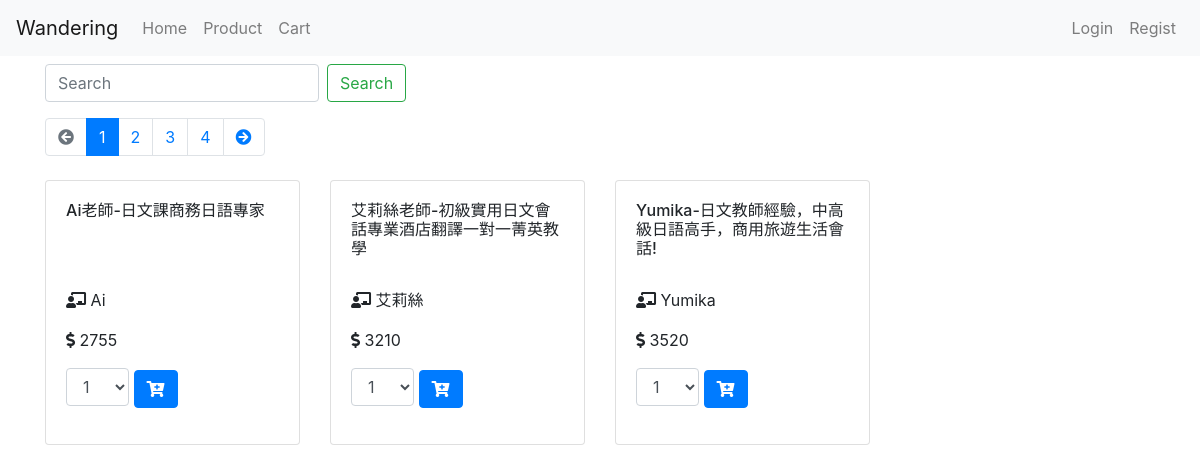
The app's page /product-list.php with its own data.
### tables this page shows
CREATE TABLE `course` (
  `sid` int(11) NOT NULL,
  `teacher_sid` varchar(255) NOT NULL,
  `course_category` varchar(255) NOT NULL,
  `course_name` varchar(255) NOT NULL,
  `course_img` varchar(255) NOT NULL,
  `course_price` int(11) NOT NULL,
  `course_data` date NOT NULL,
  `hours` int(11) NOT NULL,
  `course_introduction` text NOT NULL,
  `created_at` datetime NOT NULL
);

CREATE TABLE `member` (
  `sid` int(11) NOT NULL,
  `identity` tinyint(1) NOT NULL,
  `_avatar` varchar(255) DEFAULT NULL,
  `_name` varchar(255) NOT NULL,
  `_nickname` varchar(255) NOT NULL,
  `_email` varchar(255) NOT NULL,
  `_password` varchar(255) NOT NULL,
  `_birth` date DEFAULT NULL,
  `_gender` int(2) DEFAULT NULL,
  `language` varchar(255) DEFAULT NULL,
  `nationality` varchar(255) DEFAULT NULL,
  `_created-date` date NOT NULL DEFAULT current_timestamp()
);

### product-list.php (the view, shortened to what this page needs)
<?php include __DIR__ . '/mod/initialization.php' ?>
<?php
$keyword = isset($_GET['keyword']) ? $_GET['keyword'] : '';
$where = ' WHERE 1 ';
$hbq = [];
$perPage = 3;
$page = isset($_GET['page']) ? intval($_GET['page']) : 1;
$totalRows = $pdo->query("SELECT count(1) FROM `course` $where")->fetch(PDO::FETCH_NUM)[0];
$totalPages = ceil($totalRows / $perPage);
$sql = sprintf(
    "SELECT `course`.*, `member`.`_name`
    FROM `course`
    LEFT JOIN `member`
    ON `course`.`teacher_sid` = `member`.`sid`
    %s ORDER BY `course`.`sid` ASC LIMIT %s, %s",
    $where,
    ($page - 1) * $perPage,
    $perPage
);
$rows = $pdo->query($sql)
    ->fetchAll();
?>
<?php include __DIR__ . '/mod/html-header.php' ?>
<?php include __DIR__ . '/mod/html-navbar.php' ?>
<div class="container">
    <div class="row">
        <div class="col my-2">
            <form action="product-list.php" class="form-inline my-2 my-lg-0">
                <input class="form-control mr-sm-2" type="search" name="keyword" placeholder="Search" aria-label="Search" value="<?= htmlentities($keyword) ?>">
                <button class="btn btn-outline-success my-2 my-sm-0" type="submit">Search</button>
            </form>
        </div>
    </div>
    <div class="row">
        <div class="col my-2">
            <nav aria-label="Page navigation example">
                <ul class="pagination">
                    <li class="page-item <?= $page <= 1 ? 'disabled' : ''
                                            ?>">
                        <a class="page-link" href="?<?php $hbq['page'] = $page - 1;
                                                    echo http_build_query($hbq); ?>">
                            <i class="fas fa-arrow-circle-left"></i>
                        </a>
                    </li>
                    <?php for ($i = $page - 3; $i <= $page + 3; $i++) :
                        if ($i >= 1 and $i <= $totalPages) :
                            $hbq['page'] = $i;
                    ?>
                            <li class="page-item <?= $i == $page ? 'active' : '' ?>">
                                <a class="page-link" href="?<?= http_build_query($hbq); ?>">
                                    <?= $i ?>
                                </a>
                            </li>
                    <?php endif;
                    endfor; ?>
                    <li class="page-item <?= $page >= $totalPages ? 'disabled' : '' ?>">
                        <a class="page-link" href="?<?php $hbq['page'] = $page + 1;
                                                    echo http_build_query($hbq); ?>">
                            <i class="fas fa-arrow-circle-right"></i>
                        </a>
                    </li>
                </ul>
            </nav>
        </div>
    </div>
    <div id="product-items" class="row">
        <?php foreach ($rows as $r) : ?>
            <div class="col-md-3 product-unit" data-sid="<?= $r['sid'] ?>">
                <div class="card">
                    <div class="card-body">
                        <h6 class="card-title"><?= $r['course_name'] ?></h6>
                        <p class="card-text"><i class="fas fa-chalkboard-teacher"></i> <?= $r['_name'] ?></p>
                        <p class="card-text"><i class="fas fa-dollar-sign"></i> <?= $r['course_price'] ?></p>
                        <form>
                            <div class="form-group">
                                <select class="form-control qty">
                                    <?php for ($i = 1; $i <= 10; $i++) { ?>
                                        <option value="<?= $i ?>"><?= $i ?></option>
                                    <?php } ?>
                                </select>
                                <button type="button" class="btn btn-primary addToCart-btn">
                                    <i class="fas fa-cart-plus"></i>
                                </button>
                            </div>
                        </form>
                    </div>
                </div>
            </div>
        <?php endforeach; ?>
    </div>
</div>
<?php include __DIR__ . '/mod/html-foot.php' ?>

### mod/style_N.css (style rules this page uses)
.qty { display: inline-block; width: auto; }
.card-title { height: 75px; }

### records on screen
course: course_name "Ai老師-日文課商務日語專家", member._name "Ai", course_price "2755"
course: course_name "艾莉絲老師-初級實用日文會話專業酒店翻譯一對一菁英教學", member._name "艾莉絲", course_price "3210"
course: course_name "Yumika-日文教師經驗，中高級日語高手，商用旅遊生活會話!", member._name "Yumika", course_price "3520"

### other values on screen
form field value "1"
